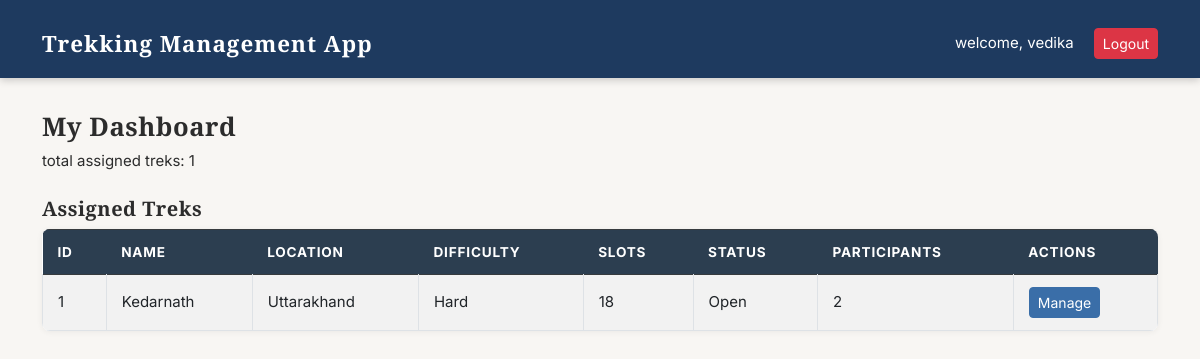
The page /staff/dashboard (signed in) on the database its author committed.
### database.py (models this page shows)
class Trek(db.Model):
    __tablename__ = 'trek'
    id = db.Column(db.Integer, primary_key=True)
    name = db.Column(db.String(120), nullable=False)
    location = db.Column(db.String(120), nullable=False)
    difficulty = db.Column(db.String(20), nullable=False)
    duration = db.Column(db.Integer, nullable=False)
    available_slots = db.Column(db.Integer, nullable=False)
    status = db.Column(db.String(20), default='pending')
    start_date = db.Column(db.DateTime, nullable=True)
    end_date = db.Column(db.DateTime, nullable=True)
    assigned_staff_id = db.Column(db.Integer, db.ForeignKey('staff.id'), nullable=True)
    bookings = db.relationship('Booking', backref='trek', lazy=True)

### app.py (the view)
@app.route('/staff/dashboard')
def staff_dashboard():
    if session.get('role') != 'staff':
        return redirect(url_for('login'))
    treks = Trek.query.filter_by(assigned_staff_id=session['user_id']).all()
    return render_template('staff/dashboard.html', treks=treks)

### templates/staff/dashboard.html (shortened to what this page needs)
<!DOCTYPE html>
<html lang="en">
<head>
    <link href="https://cdn.jsdelivr.net/npm/bootstrap@5.3.0-alpha1/dist/css/bootstrap.min.css" rel="stylesheet">
    <link rel="stylesheet" href="/static/style.css">
</head>
<body>
<nav class="navbar navbar-dark bg-dark">
    <div class="container">
        <a class="navbar-brand">trekking management app</a>
        <div>
            <span class="text-white me-3">welcome, {{ session['name'] }}</span>
            <a href="/logout" class="btn btn-danger btn-sm">logout</a>
        </div>
    </div>
</nav>
<div class="container mt-4">
    <h3>my dashboard</h3>
    <p>total assigned treks: {{ treks|length }}</p>
    <h5 class="mt-4">assigned treks</h5>
    <table class="table table-bordered table-striped">
        <thead class="table-dark">
            <tr>
                <th>id</th>
                <th>name</th>
                <th>location</th>
                <th>difficulty</th>
                <th>slots</th>
                <th>status</th>
                <th>participants</th>
                <th>actions</th>
            </tr>
        </thead>
        <tbody>
            {% for trek in treks %}
            <tr>
                <td>{{ trek.id }}</td>
                <td>{{ trek.name }}</td>
                <td>{{ trek.location }}</td>
                <td>{{ trek.difficulty }}</td>
                <td>{{ trek.available_slots }}</td>
                <td>{{ trek.status }}</td>
                <td>{{ trek.bookings|length }}</td>
                <td>
                    <a href="/staff/trek/{{ trek.id }}" class="btn btn-sm btn-primary">manage</a>
                </td>
            </tr>
            {% else %}
            <tr>
                <td colspan="8" class="text-center">no treks assigned yet</td>
            </tr>
            {% endfor %}
        </tbody>
    </table>
</div>
</body>
</html>

### static/style.css (style rules this page uses)
body { font-family: 'Inter', sans-serif; background-color: #f8f6f3; color: #2c2c2c; font-size: 15px; }
h1, h2, h3, h4, h5, h6 { font-family: 'Playfair Display', serif; font-weight: 700; text-transform: capitalize; letter-spacing: 0.5px; }
h3 { font-size: 1.6rem; }
.navbar { background-color: #1e3a5f !important; padding: 12px 0; box-shadow: 0 2px 8px rgba(0,0,0,0.2); }
.navbar-brand { font-family: 'Playfair Display', serif; font-size: 1.4rem; font-weight: 700; color: white !important; text-transform: capitalize; letter-spacing: 1px; }
.btn-primary { background-color: #3a6ea8; border-color: #3a6ea8; text-transform: capitalize; }
.btn-danger { text-transform: capitalize; }
.table { background-color: white; border-radius: 8px; overflow: hidden; box-shadow: 0 1px 6px rgba(0,0,0,0.06); }
.table thead.table-dark th { background-color: #2c3e50; font-family: 'Inter', sans-serif; font-size: 0.85rem; text-transform: uppercase; letter-spacing: 0.8px; border: none; padding: 12px 15px; }
.table tbody td { padding: 12px 15px; vertical-align: middle; text-transform: capitalize; }
.container { padding-top: 10px; }

### rows shown on the page
Trek: id "1", name "Kedarnath", location "Uttarakhand", difficulty "Hard", available_slots "18", status "Open", bookings|length "2"

### other values the page prints
{{ session['name'] }} "vedika"
{{ treks|length }} "1"
